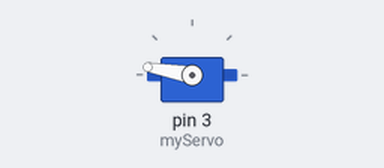
Simulated run of this sketch. Board: Arduino Uno, built with avr-gcc and run on an emulated ATmega328P. Shown: servo.

Above: at 9.1 s.
At 27.6 s:
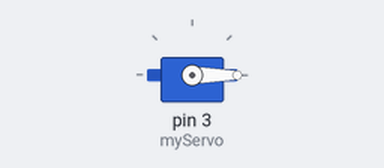
Timing chart, 0 to 40.0 s (numbered marks = the images above):
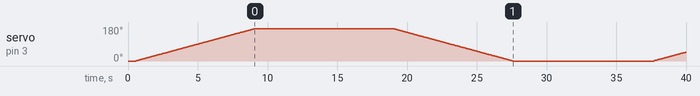

The sketch:

thumb.ino
```cpp
#include <Servo.h>

Servo myServo; // Create a servo object

void setup() {
    myServo.attach(3); // Attach the servo to pin 3
    myServo.write(0); // Move the servo to 0 degrees
    delay(500); // Wait for 0.5 seconds
}

void loop() {
    // Move the servo from 0 to 170 degrees
    for (int angle = 0; angle <= 170; angle++) {
        myServo.write(angle); // Move the servo to the specified angle
        delay(50); // Delay for smooth movement
    }

    delay(10000); // Wait for 10 seconds

    // Move the servo from 170 to 0 degrees
    for (int angle = 170; angle >= 0; angle--) {
        myServo.write(angle); // Move the servo to the specified angle
        delay(50); // Delay for smooth movement
    }

    delay(10000); // Wait for 10 seconds
}
```
